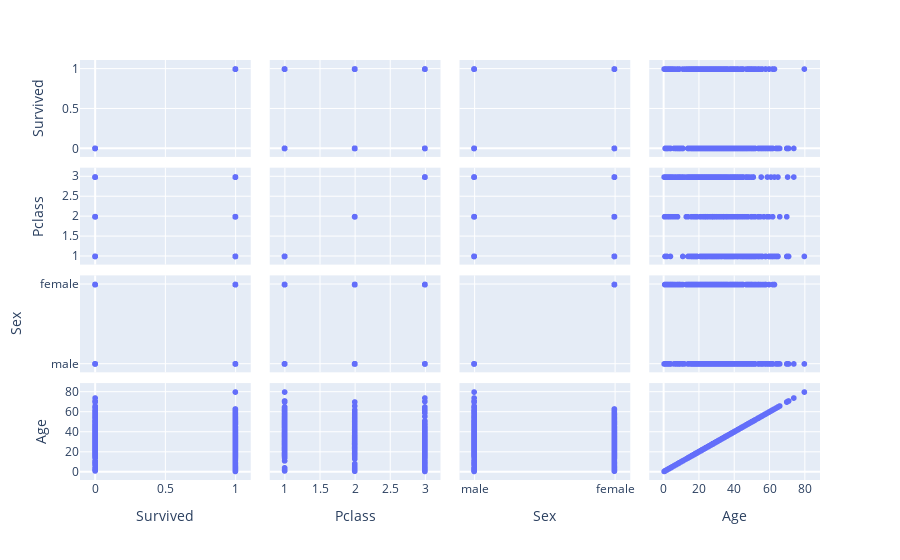

Notebook source saved alongside this figure:
### Code cell
# px.scatter_matrix(data_test,dimensions=['Survived','Pclass','Sex','Age','FamilySize', 'IsAlone','FareBin','AgeBin'])
px.scatter_matrix(data_test,dimensions=['Survived','Pclass','Sex','Age'])

### Figure 1 — Plotly figure (JSON) as saved in the notebook; plotly's stock layout.template omitted (floating-point values rounded to 4 significant figures; data arrays with more than 128 entries replaced by an {"elided": "..."} marker saying what was removed)
{"data": [{"dimensions": [{"axis": {"matches": true}, "label": "Survived", "values": {"elided": "891 int values"}}, {"axis": {"matches": true}, "label": "Pclass", "values": {"elided": "891 int values"}}, {"axis": {"matches": true}, "label": "Sex", "values": {"elided": "891 str values"}}, {"axis": {"matches": true}, "label": "Age", "values": {"elided": "891 float values"}}], "hovertemplate": "%{xaxis.title.text}=%{x}<br>%{yaxis.title.text}=%{y}<extra></extra>", "legendgroup": "", "marker": {"color": "#636efa", "symbol": "circle"}, "name": "", "showlegend": false, "type": "splom"}], "layout": {"dragmode": "select", "legend": {"tracegroupgap": 0}, "margin": {"t": 60}}}
